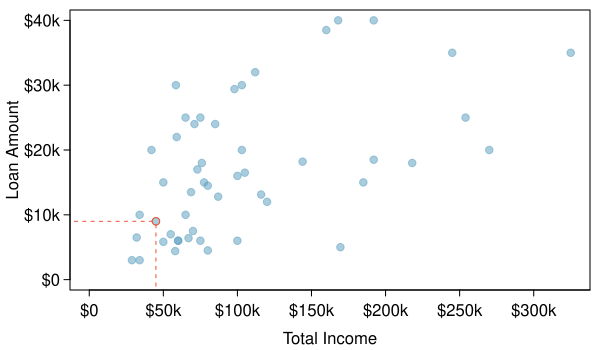

This chart was generated by the following R code:
library(openintro)
data(loan50)
data(COL)

myPDF("loan_amount_vs_income.pdf", 6, 3.5,
      mar = c(3, 3.5, 0.5, 0.5),
      mgp = c(2.4, 0.5, 0))
x <- loan50$total_income
y <- loan50$loan_amount
plot(x, y, 
     pch = 20,
     cex = 1.5,
     col = COL[1, 3],
     xlim = c(0, max(x)),
     ylim = c(0, max(y)),
     xlab = "",
     ylab = "Loan Amount",
     axes = FALSE)
AxisInDollars(1, pretty(c(0, x)))
AxisInDollars(2, pretty(c(0, y)))
box()
# points(x, y, pch = ".")
mtext("Total Income", 1, 1.9)
t1 <- x[35]
t2 <- y[35]
lines(c(t1, t1), c(-1e4, t2),
      lty = 2,
      col = COL[4])
lines(c(-1e4, t1), c(t2, t2),
      lty = 2,
      col = COL[4])
points(t1, t2,
       col = COL[4])
dev.off()

loan50[35, ]
